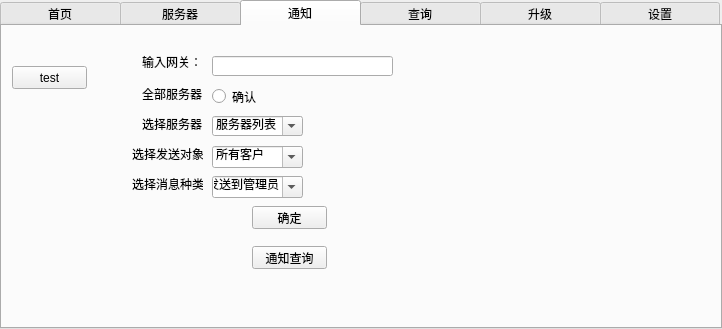
<?xml version="1.0" encoding="UTF-8"?>
<ui version="4.0">
 <class>TabWidget</class>
 <widget class="QTabWidget" name="TabWidget">
  <property name="geometry">
   <rect>
    <x>0</x>
    <y>0</y>
    <width>722</width>
    <height>329</height>
   </rect>
  </property>
  <property name="sizePolicy">
   <sizepolicy hsizetype="Fixed" vsizetype="Fixed">
    <horstretch>0</horstretch>
    <verstretch>0</verstretch>
   </sizepolicy>
  </property>
  <property name="maximumSize">
   <size>
    <width>722</width>
    <height>329</height>
   </size>
  </property>
  <property name="baseSize">
   <size>
    <width>0</width>
    <height>0</height>
   </size>
  </property>
  <property name="windowTitle">
   <string>TabWidget</string>
  </property>
  <property name="styleSheet">
   <string notr="true">QTabBar::tab{width:120}

</string>
  </property>
  <property name="currentIndex">
   <number>2</number>
  </property>
  <widget class="QWidget" name="tab">
   <property name="autoFillBackground">
    <bool>false</bool>
   </property>
   <property name="styleSheet">
    <string notr="true"/>
   </property>
   <attribute name="title">
    <string>首页</string>
   </attribute>
   <widget class="QLabel" name="label">
    <property name="geometry">
     <rect>
      <x>0</x>
      <y>10</y>
      <width>121</width>
      <height>41</height>
     </rect>
    </property>
    <property name="styleSheet">
     <string notr="true">color: rgb(255, 255, 255);
background-color: rgb(0, 0, 0);
border-color: rgb(255, 255, 255);</string>
    </property>
    <property name="frameShape">
     <enum>QFrame::WinPanel</enum>
    </property>
    <property name="midLineWidth">
     <number>1</number>
    </property>
    <property name="text">
     <string>   在线家的数量</string>
    </property>
    <property name="margin">
     <number>0</number>
    </property>
   </widget>
   <widget class="QLabel" name="label_2">
    <property name="geometry">
     <rect>
      <x>0</x>
      <y>50</y>
      <width>121</width>
      <height>41</height>
     </rect>
    </property>
    <property name="styleSheet">
     <string notr="true">background-color: rgb(0, 0, 0);
color: rgb(255, 255, 255);</string>
    </property>
    <property name="frameShape">
     <enum>QFrame::WinPanel</enum>
    </property>
    <property name="text">
     <string>     11111</string>
    </property>
   </widget>
   <widget class="QLabel" name="label_3">
    <property name="geometry">
     <rect>
      <x>0</x>
      <y>90</y>
      <width>121</width>
      <height>41</height>
     </rect>
    </property>
    <property name="styleSheet">
     <string notr="true">background-color: rgb(0, 0, 0);
border-color: rgb(255, 255, 255);
color: rgb(255, 255, 255);</string>
    </property>
    <property name="frameShape">
     <enum>QFrame::WinPanel</enum>
    </property>
    <property name="text">
     <string>   在线用户的数量</string>
    </property>
   </widget>
   <widget class="QLabel" name="label_4">
    <property name="geometry">
     <rect>
      <x>0</x>
      <y>130</y>
      <width>121</width>
      <height>41</height>
     </rect>
    </property>
    <property name="styleSheet">
     <string notr="true">background-color: rgb(0, 0, 0);
border-color: rgb(255, 255, 255);
color: rgb(255, 255, 255);</string>
    </property>
    <property name="frameShape">
     <enum>QFrame::WinPanel</enum>
    </property>
    <property name="text">
     <string>     33333</string>
    </property>
   </widget>
   <widget class="QLabel" name="label_5">
    <property name="geometry">
     <rect>
      <x>0</x>
      <y>170</y>
      <width>121</width>
      <height>41</height>
     </rect>
    </property>
    <property name="styleSheet">
     <string notr="true">background-color: rgb(0, 0, 0);
border-color: rgb(255, 255, 255);
color: rgb(255, 255, 255);</string>
    </property>
    <property name="frameShape">
     <enum>QFrame::WinPanel</enum>
    </property>
    <property name="text">
     <string>     剩余时间</string>
    </property>
   </widget>
   <widget class="QLabel" name="label_time">
    <property name="geometry">
     <rect>
      <x>0</x>
      <y>210</y>
      <width>121</width>
      <height>41</height>
     </rect>
    </property>
    <property name="styleSheet">
     <string notr="true">background-color: rgb(0, 0, 0);
border-color: rgb(255, 255, 255);
color: rgb(255, 255, 255);</string>
    </property>
    <property name="frameShape">
     <enum>QFrame::WinPanel</enum>
    </property>
    <property name="text">
     <string/>
    </property>
   </widget>
  </widget>
  <widget class="QWidget" name="tab2">
   <attribute name="title">
    <string>服务器</string>
   </attribute>
   <widget class="QPushButton" name="pushButton">
    <property name="geometry">
     <rect>
      <x>580</x>
      <y>250</y>
      <width>75</width>
      <height>23</height>
     </rect>
    </property>
    <property name="text">
     <string>添加服务器</string>
    </property>
   </widget>
   <widget class="QTableWidget" name="tableWidget">
    <property name="geometry">
     <rect>
      <x>0</x>
      <y>0</y>
      <width>721</width>
      <height>201</height>
     </rect>
    </property>
   </widget>
   <widget class="QLineEdit" name="line_ip">
    <property name="geometry">
     <rect>
      <x>240</x>
      <y>250</y>
      <width>131</width>
      <height>20</height>
     </rect>
    </property>
   </widget>
   <widget class="QLineEdit" name="line_port">
    <property name="geometry">
     <rect>
      <x>430</x>
      <y>250</y>
      <width>111</width>
      <height>20</height>
     </rect>
    </property>
   </widget>
   <widget class="QLabel" name="label_11">
    <property name="geometry">
     <rect>
      <x>210</x>
      <y>250</y>
      <width>21</width>
      <height>16</height>
     </rect>
    </property>
    <property name="text">
     <string>ip</string>
    </property>
   </widget>
   <widget class="QLabel" name="label_12">
    <property name="geometry">
     <rect>
      <x>400</x>
      <y>250</y>
      <width>31</width>
      <height>16</height>
     </rect>
    </property>
    <property name="text">
     <string>端口</string>
    </property>
   </widget>
   <widget class="QLabel" name="label_13">
    <property name="geometry">
     <rect>
      <x>10</x>
      <y>260</y>
      <width>54</width>
      <height>12</height>
     </rect>
    </property>
    <property name="text">
     <string>服务器</string>
    </property>
   </widget>
   <widget class="QLineEdit" name="line_name">
    <property name="geometry">
     <rect>
      <x>70</x>
      <y>250</y>
      <width>113</width>
      <height>20</height>
     </rect>
    </property>
   </widget>
   <widget class="QPushButton" name="Button_restart">
    <property name="geometry">
     <rect>
      <x>10</x>
      <y>210</y>
      <width>75</width>
      <height>23</height>
     </rect>
    </property>
    <property name="text">
     <string>重连</string>
    </property>
   </widget>
   <widget class="QPushButton" name="Button_up">
    <property name="geometry">
     <rect>
      <x>180</x>
      <y>210</y>
      <width>75</width>
      <height>23</height>
     </rect>
    </property>
    <property name="text">
     <string>上一页</string>
    </property>
   </widget>
   <widget class="QPushButton" name="Button_down">
    <property name="geometry">
     <rect>
      <x>450</x>
      <y>210</y>
      <width>75</width>
      <height>23</height>
     </rect>
    </property>
    <property name="text">
     <string>下一页</string>
    </property>
   </widget>
   <widget class="QPushButton" name="pushButton_delete">
    <property name="geometry">
     <rect>
      <x>620</x>
      <y>210</y>
      <width>75</width>
      <height>23</height>
     </rect>
    </property>
    <property name="text">
     <string>删除</string>
    </property>
   </widget>
  </widget>
  <widget class="QWidget" name="tab3">
   <attribute name="title">
    <string>通知</string>
   </attribute>
   <widget class="QLabel" name="label_6">
    <property name="geometry">
     <rect>
      <x>140</x>
      <y>20</y>
      <width>61</width>
      <height>31</height>
     </rect>
    </property>
    <property name="text">
     <string>输入网关：</string>
    </property>
   </widget>
   <widget class="QLineEdit" name="lineEdit">
    <property name="geometry">
     <rect>
      <x>210</x>
      <y>30</y>
      <width>181</width>
      <height>20</height>
     </rect>
    </property>
   </widget>
   <widget class="QLabel" name="label_8">
    <property name="geometry">
     <rect>
      <x>140</x>
      <y>60</y>
      <width>61</width>
      <height>16</height>
     </rect>
    </property>
    <property name="text">
     <string>全部服务器</string>
    </property>
   </widget>
   <widget class="QRadioButton" name="radioButton">
    <property name="geometry">
     <rect>
      <x>210</x>
      <y>60</y>
      <width>89</width>
      <height>21</height>
     </rect>
    </property>
    <property name="text">
     <string>确认</string>
    </property>
   </widget>
   <widget class="QComboBox" name="comboBox">
    <property name="geometry">
     <rect>
      <x>210</x>
      <y>90</y>
      <width>91</width>
      <height>20</height>
     </rect>
    </property>
    <property name="editable">
     <bool>true</bool>
    </property>
    <property name="currentText">
     <string>服务器列表</string>
    </property>
   </widget>
   <widget class="QPushButton" name="pushButton_2">
    <property name="geometry">
     <rect>
      <x>250</x>
      <y>180</y>
      <width>75</width>
      <height>23</height>
     </rect>
    </property>
    <property name="text">
     <string>确定</string>
    </property>
   </widget>
   <widget class="QLabel" name="label_9">
    <property name="geometry">
     <rect>
      <x>140</x>
      <y>90</y>
      <width>61</width>
      <height>16</height>
     </rect>
    </property>
    <property name="text">
     <string>选择服务器</string>
    </property>
   </widget>
   <widget class="QPushButton" name="pushButton_3">
    <property name="geometry">
     <rect>
      <x>250</x>
      <y>220</y>
      <width>75</width>
      <height>23</height>
     </rect>
    </property>
    <property name="sizePolicy">
     <sizepolicy hsizetype="Fixed" vsizetype="Fixed">
      <horstretch>0</horstretch>
      <verstretch>0</verstretch>
     </sizepolicy>
    </property>
    <property name="text">
     <string>通知查询</string>
    </property>
   </widget>
   <widget class="QLabel" name="label_7">
    <property name="geometry">
     <rect>
      <x>130</x>
      <y>120</y>
      <width>71</width>
      <height>16</height>
     </rect>
    </property>
    <property name="text">
     <string>选择发送对象</string>
    </property>
   </widget>
   <widget class="QLabel" name="label_14">
    <property name="geometry">
     <rect>
      <x>130</x>
      <y>150</y>
      <width>71</width>
      <height>16</height>
     </rect>
    </property>
    <property name="text">
     <string>选择消息种类</string>
    </property>
   </widget>
   <widget class="QComboBox" name="comboBox_2">
    <property name="geometry">
     <rect>
      <x>210</x>
      <y>120</y>
      <width>91</width>
      <height>22</height>
     </rect>
    </property>
    <property name="styleSheet">
     <string notr="true"/>
    </property>
    <property name="editable">
     <bool>true</bool>
    </property>
    <property name="currentText">
     <string>所有客户</string>
    </property>
    <item>
     <property name="text">
      <string>所有客户</string>
     </property>
    </item>
    <item>
     <property name="text">
      <string>所有管理员</string>
     </property>
    </item>
   </widget>
   <widget class="QComboBox" name="comboBox_3">
    <property name="geometry">
     <rect>
      <x>210</x>
      <y>150</y>
      <width>91</width>
      <height>22</height>
     </rect>
    </property>
    <property name="editable">
     <bool>true</bool>
    </property>
    <property name="currentText">
     <string>发送到管理员</string>
    </property>
    <item>
     <property name="text">
      <string>发送到管理员</string>
     </property>
    </item>
    <item>
     <property name="text">
      <string>发送到普通用户</string>
     </property>
    </item>
    <item>
     <property name="text">
      <string>发送到所有用户</string>
     </property>
    </item>
   </widget>
   <widget class="QPushButton" name="pushButton_7">
    <property name="geometry">
     <rect>
      <x>10</x>
      <y>40</y>
      <width>75</width>
      <height>23</height>
     </rect>
    </property>
    <property name="text">
     <string>test</string>
    </property>
   </widget>
  </widget>
  <widget class="QWidget" name="tab4">
   <attribute name="title">
    <string>查询</string>
   </attribute>
   <widget class="QLineEdit" name="lineEdit_2">
    <property name="geometry">
     <rect>
      <x>270</x>
      <y>50</y>
      <width>161</width>
      <height>20</height>
     </rect>
    </property>
   </widget>
   <widget class="QLabel" name="label_10">
    <property name="geometry">
     <rect>
      <x>330</x>
      <y>20</y>
      <width>61</width>
      <height>16</height>
     </rect>
    </property>
    <property name="text">
     <string>请输入网关</string>
    </property>
   </widget>
   <widget class="QPushButton" name="pushButton_4">
    <property name="geometry">
     <rect>
      <x>310</x>
      <y>90</y>
      <width>75</width>
      <height>23</height>
     </rect>
    </property>
    <property name="text">
     <string>查询</string>
    </property>
   </widget>
  </widget>
  <widget class="QWidget" name="tab5">
   <attribute name="title">
    <string>升级</string>
   </attribute>
   <widget class="QPushButton" name="Button_gw_updata">
    <property name="geometry">
     <rect>
      <x>210</x>
      <y>30</y>
      <width>171</width>
      <height>23</height>
     </rect>
    </property>
    <property name="text">
     <string>网关升级</string>
    </property>
   </widget>
   <widget class="QPushButton" name="Button_robot_updata">
    <property name="geometry">
     <rect>
      <x>210</x>
      <y>80</y>
      <width>171</width>
      <height>23</height>
     </rect>
    </property>
    <property name="text">
     <string>机器人升级</string>
    </property>
   </widget>
   <widget class="QPushButton" name="Button_count_updata">
    <property name="geometry">
     <rect>
      <x>210</x>
      <y>130</y>
      <width>171</width>
      <height>23</height>
     </rect>
    </property>
    <property name="text">
     <string>服务器连接数升级</string>
    </property>
   </widget>
  </widget>
  <widget class="QWidget" name="tab6">
   <attribute name="title">
    <string>设置</string>
   </attribute>
   <widget class="QPushButton" name="pushButton_5">
    <property name="geometry">
     <rect>
      <x>290</x>
      <y>40</y>
      <width>75</width>
      <height>23</height>
     </rect>
    </property>
    <property name="text">
     <string>修改密码</string>
    </property>
   </widget>
   <widget class="QPushButton" name="pushButton_6">
    <property name="geometry">
     <rect>
      <x>290</x>
      <y>100</y>
      <width>75</width>
      <height>23</height>
     </rect>
    </property>
    <property name="text">
     <string>退出</string>
    </property>
   </widget>
  </widget>
 </widget>
 <resources/>
 <connections/>
</ui>
